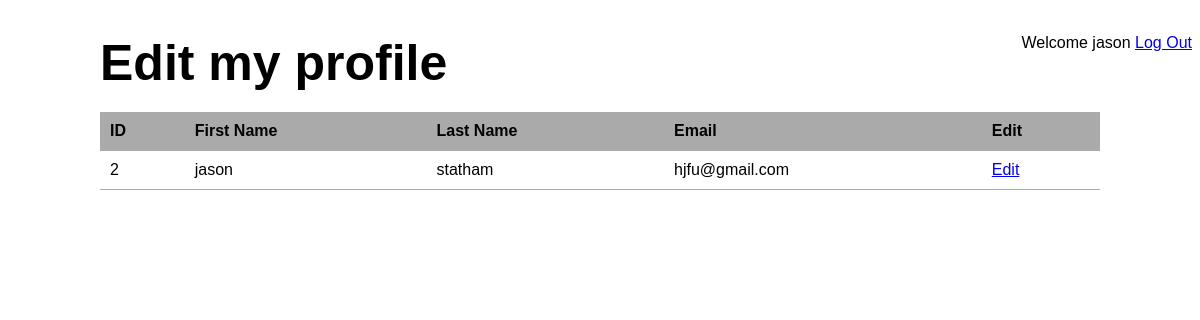
The app's page /my-pro.php (signed in) with its own data.
### tables this page shows
CREATE TABLE `pro` (
  `pro_id` int(50) NOT NULL,
  `first_name` varchar(100) NOT NULL,
  `last_name` varchar(100) NOT NULL,
  `pro_for` varchar(50) NOT NULL,
  `email` varchar(100) NOT NULL,
  `password` varchar(100) NOT NULL
);

### my-pro.php (the view, shortened to what this page needs)
<?php require_once( 'inc/connection.php' );	 ?>
<?php
$user_list = '';
$query = "SELECT * FROM pro WHERE pro_id = {$_SESSION['pro_id']}";
$users = mysqli_query($connection,$query);
if ($users) {
	while ($user = mysqli_fetch_assoc($users)){
		$user_list .= "<tr>";
		$user_list .= "<td>{$user['pro_id']}</td>";
		$user_list .= "<td>{$user['first_name']}</td>";
		$user_list .= "<td>{$user['last_name']}</td>";
		$user_list .= "<td>{$user['email']}</td>";
		$user_list .= "<td><a href = \"edit-my-pro.php?user_id={$user['pro_id']}\">Edit</a></td>";
		$user_list .= "</tr>";
	}
}
else{
	echo "Database query failed";
}
?>
<!DOCTYPE html>
<html>
<head>
	<link rel="stylesheet" type="text/css" href="css/main.css">
</head>
<body>
	<header>
		<div class = "loggedin"> Welcome <?php echo $_SESSION['first_name']; ?> <a href="logout.php"
			onclick="return confirm('Are you sure you want to logout?');">Log Out</a></div>
	</header>
	<main>
		<h1>Edit my profile</h1>
		<table class="masterlist">
			<tr>
				<th>ID</th>
				<th>First Name</th>
				<th>Last Name</th>
				<th>Email</th>
				<th>Edit</th>
			</tr>
			<?php echo $user_list; ?>
		</table>
	</main>
</body>
</html>

### css/main.css (style rules this page uses)
* { font-family: Arial, Helvetica, sans-serif; }
header .loggedin { float: right; }
main { width : 1000px; margin: 30px auto; }
main h1 { margin-bottom : 20px; font-size : 50px; }
table.masterlist { width: 100%; border-collapse:collapse; }
table.masterlist th { background: #aaa; text-align:left; }
table.masterlist th,table.masterlist td { padding: 10px; border-bottom: 1px solid #aaa; }

### records on screen
pro: pro_id "2", first_name "jason", last_name "statham", email "hjfu@gmail.com"

### other values on screen
$_SESSION['first_name'] "jason"
